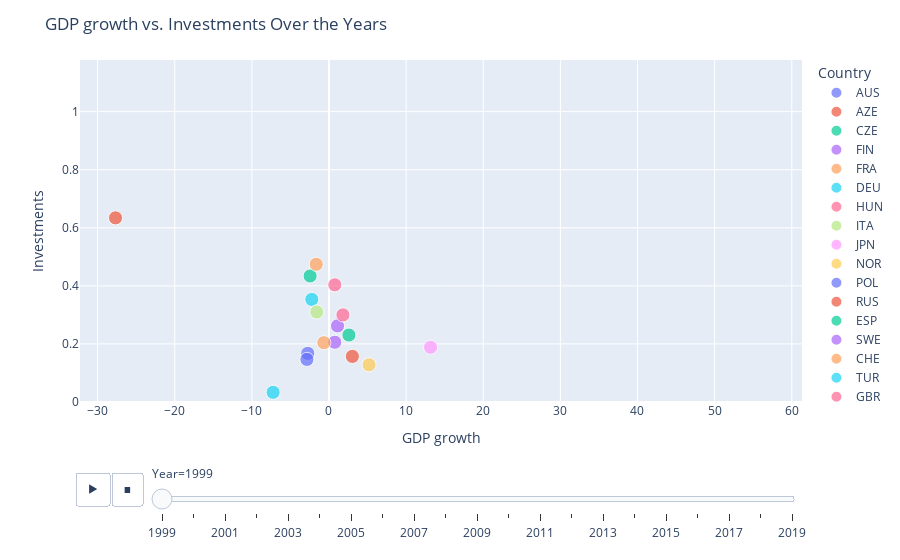

The notebook cell this image was saved under:
### Markdown cell above
### Relative investment in railway infrastructure
The figure below illustrates the relation between the growth in GDP and the proportional investment in railway infrastructure concerning a country's GDP from 1999 to 2019. Notably, these investments typically fall within the range of 0% to 0.6% of the GDP across various countries. It can be observed that there is no clear link between the GDP growth and the investments. Furthermore, the data shows considerable fluctuations over time, suggesting a lack of consistent patterns. There is no clear distinction between nations consistently investing heavily in railway projects and those that do not.

### Code cell
infrastructure_train_data = infrastructure_train_data.astype(float)
gdp_data = gdp_data.astype(float)

# Determine percentage of GDP that is invested in railway infrastructure
infrastructure_gdp = infrastructure_train_data / gdp_data * 100
#infrastructure_train_to_total = infrastructure_train_data / (infrastructure_train_data + infrastructure_road_data) * 100

years = infrastructure_gdp.columns[:]

data = []
for year in years:
    for country in infrastructure_gdp.index:
        data.append({
            'Year': year,
            'Country': country,
            'GDP growth': gdp_growth_data.loc[country, year],
            'Investments': infrastructure_gdp.loc[country, year]
        })

marker_size = 20

# Create an animated scatter plot using Plotly Express
fig = px.scatter(data_frame=data, x='GDP growth', y='Investments', animation_frame='Year', size=[marker_size]*len(data), size_max=10,
                 color='Country', hover_name='Country', range_x=[0.95 * gdp_growth_data.values.min(), 1.05 * gdp_growth_data.values.max()],
                 range_y=[0, 1.05 * infrastructure_gdp.values.max()], labels={'GDP growth': 'GDP growth', 'Investments': 'Investments'})

# Customize the layout
fig.update_layout(title='GDP growth vs. Investments Over the Years',
                  xaxis_title='GDP growth', yaxis_title='Investments')

# Show the plot
fig.show()

### Figure 1 — Plotly figure (JSON) as saved in the notebook; plotly's stock layout.template omitted (floating-point values rounded to 4 significant figures)
{"data": [{"hovertemplate": "<b>%{hovertext}</b><br><br>Country=AUS<br>Year=1999<br>GDP growth=%{x}<br>Investments=%{y}<br>size=%{marker.size}<extra></extra>", "hovertext": ["AUS"], "legendgroup": "AUS", "marker": {"color": "#636efa", "size": [20], "sizemode": "area", "sizeref": 0.2, "symbol": "circle"}, "mode": "markers", "name": "AUS", "orientation": "v", "showlegend": true, "type": "scatter", "x": [-2.75], "xaxis": "x", "y": [0.1675], "yaxis": "y"}, {"hovertemplate": "<b>%{hovertext}</b><br><br>Country=AZE<br>Year=1999<br>GDP growth=%{x}<br>Investments=%{y}<br>size=%{marker.size}<extra></extra>", "hovertext": ["AZE"], "legendgroup": "AZE", "marker": {"color": "#EF553B", "size": [20], "sizemode": "area", "sizeref": 0.2, "symbol": "circle"}, "mode": "markers", "name": "AZE", "orientation": "v", "showlegend": true, "type": "scatter", "x": [3.033], "xaxis": "x", "y": [0.157], "yaxis": "y"}, {"hovertemplate": "<b>%{hovertext}</b><br><br>Country=CZE<br>Year=1999<br>GDP growth=%{x}<br>Investments=%{y}<br>size=%{marker.size}<extra></extra>", "hovertext": ["CZE"], "legendgroup": "CZE", "marker": {"color": "#00cc96", "size": [20], "sizemode": "area", "sizeref": 0.2, "symbol": "circle"}, "mode": "markers", "name": "CZE", "orientation": "v", "showlegend": true, "type": "scatter", "x": [-2.447], "xaxis": "x", "y": [0.434], "yaxis": "y"}, {"hovertemplate": "<b>%{hovertext}</b><br><br>Country=FIN<br>Year=1999<br>GDP growth=%{x}<br>Investments=%{y}<br>size=%{marker.size}<extra></extra>", "hovertext": ["FIN"], "legendgroup": "FIN", "marker": {"color": "#ab63fa", "size": [20], "sizemode": "area", "sizeref": 0.2, "symbol": "circle"}, "mode": "markers", "name": "FIN", "orientation": "v", "showlegend": true, "type": "scatter", "x": [0.7463], "xaxis": "x", "y": [0.2058], "yaxis": "y"}, {"hovertemplate": "<b>%{hovertext}</b><br><br>Country=FRA<br>Year=1999<br>GDP growth=%{x}<br>Investments=%{y}<br>size=%{marker.size}<extra></extra>", "hovertext": ["FRA"], "legendgroup": "FRA", "marker": {"color": "#FFA15A", "size": [20], "sizemode": "area", "sizeref": 0.2, "symbol": "circle"}, "mode": "markers", "name": "FRA", "orientation": "v", "showlegend": true, "type": "scatter", "x": [-0.6667], "xaxis": "x", "y": [0.2042], "yaxis": "y"}, {"hovertemplate": "<b>%{hovertext}</b><br><br>Country=DEU<br>Year=1999<br>GDP growth=%{x}<br>Investments=%{y}<br>size=%{marker.size}<extra></extra>", "hovertext": ["DEU"], "legendgroup": "DEU", "marker": {"color": "#19d3f3", "size": [20], "sizemode": "area", "sizeref": 0.2, "symbol": "circle"}, "mode": "markers", "name": "DEU", "orientation": "v", "showlegend": true, "type": "scatter", "x": [-2.232], "xaxis": "x", "y": [0.3533], "yaxis": "y"}, {"hovertemplate": "<b>%{hovertext}</b><br><br>Country=HUN<br>Year=1999<br>GDP growth=%{x}<br>Investments=%{y}<br>size=%{marker.size}<extra></extra>", "hovertext": ["HUN"], "legendgroup": "HUN", "marker": {"color": "#FF6692", "size": [20], "sizemode": "area", "sizeref": 0.2, "symbol": "circle"}, "mode": "markers", "name": "HUN", "orientation": "v", "showlegend": true, "type": "scatter", "x": [0.7526], "xaxis": "x", "y": [0.4035], "yaxis": "y"}, {"hovertemplate": "<b>%{hovertext}</b><br><br>Country=ITA<br>Year=1999<br>GDP growth=%{x}<br>Investments=%{y}<br>size=%{marker.size}<extra></extra>", "hovertext": ["ITA"], "legendgroup": "ITA", "marker": {"color": "#B6E880", "size": [20], "sizemode": "area", "sizeref": 0.2, "symbol": "circle"}, "mode": "markers", "name": "ITA", "orientation": "v", "showlegend": true, "type": "scatter", "x": [-1.575], "xaxis": "x", "y": [0.31], "yaxis": "y"}, {"hovertemplate": "<b>%{hovertext}</b><br><br>Country=JPN<br>Year=1999<br>GDP growth=%{x}<br>Investments=%{y}<br>size=%{marker.size}<extra></extra>", "hovertext": ["JPN"], "legendgroup": "JPN", "marker": {"color": "#FF97FF", "size": [20], "sizemode": "area", "sizeref": 0.2, "symbol": "circle"}, "mode": "markers", "name": "JPN", "orientation": "v", "showlegend": true, "type": "scatter", "x": [13.17], "xaxis": "x", "y": [0.1885], "yaxis": "y"}, {"hovertemplate": "<b>%{hovertext}</b><br><br>Country=NOR<br>Year=1999<br>GDP growth=%{x}<br>Investments=%{y}<br>size=%{marker.size}<extra></extra>", "hovertext": ["NOR"], "legendgroup": "NOR", "marker": {"color": "#FECB52", "size": [20], "sizemode": "area", "sizeref": 0.2, "symbol": "circle"}, "mode": "markers", "name": "NOR", "orientation": "v", "showlegend": true, "type": "scatter", "x": [5.195], "xaxis": "x", "y": [0.1281], "yaxis": "y"}, {"hovertemplate": "<b>%{hovertext}</b><br><br>Country=POL<br>Year=1999<br>GDP growth=%{x}<br>Investments=%{y}<br>size=%{marker.size}<extra></extra>", "hovertext": ["POL"], "legendgroup": "POL", "marker": {"color": "#636efa", "size": [20], "sizemode": "area", "sizeref": 0.2, "symbol": "circle"}, "mode": "markers", "name": "POL", "orientation": "v", "showlegend": true, "type": "scatter", "x": [-2.857], "xaxis": "x", "y": [0.1468], "yaxis": "y"}, {"hovertemplate": "<b>%{hovertext}</b><br><br>Country=RUS<br>Year=1999<br>GDP growth=%{x}<br>Investments=%{y}<br>size=%{marker.size}<extra></extra>", "hovertext": ["RUS"], "legendgroup": "RUS", "marker": {"color": "#EF553B", "size": [20], "sizemode": "area", "sizeref": 0.2, "symbol": "circle"}, "mode": "markers", "name": "RUS", "orientation": "v", "showlegend": true, "type": "scatter", "x": [-27.68], "xaxis": "x", "y": [0.6341], "yaxis": "y"}, {"hovertemplate": "<b>%{hovertext}</b><br><br>Country=ESP<br>Year=1999<br>GDP growth=%{x}<br>Investments=%{y}<br>size=%{marker.size}<extra></extra>", "hovertext": ["ESP"], "legendgroup": "ESP", "marker": {"color": "#00cc96", "size": [20], "sizemode": "area", "sizeref": 0.2, "symbol": "circle"}, "mode": "markers", "name": "ESP", "orientation": "v", "showlegend": true, "type": "scatter", "x": [2.585], "xaxis": "x", "y": [0.2306], "yaxis": "y"}, {"hovertemplate": "<b>%{hovertext}</b><br><br>Country=SWE<br>Year=1999<br>GDP growth=%{x}<br>Investments=%{y}<br>size=%{marker.size}<extra></extra>", "hovertext": ["SWE"], "legendgroup": "SWE", "marker": {"color": "#ab63fa", "size": [20], "sizemode": "area", "sizeref": 0.2, "symbol": "circle"}, "mode": "markers", "name": "SWE", "orientation": "v", "showlegend": true, "type": "scatter", "x": [1.107], "xaxis": "x", "y": [0.2622], "yaxis": "y"}, {"hovertemplate": "<b>%{hovertext}</b><br><br>Country=CHE<br>Year=1999<br>GDP growth=%{x}<br>Investments=%{y}<br>size=%{marker.size}<extra></extra>", "hovertext": ["CHE"], "legendgroup": "CHE", "marker": {"color": "#FFA15A", "size": [20], "sizemode": "area", "sizeref": 0.2, "symbol": "circle"}, "mode": "markers", "name": "CHE", "orientation": "v", "showlegend": true, "type": "scatter", "x": [-1.65], "xaxis": "x", "y": [0.4743], "yaxis": "y"}, {"hovertemplate": "<b>%{hovertext}</b><br><br>Country=TUR<br>Year=1999<br>GDP growth=%{x}<br>Investments=%{y}<br>size=%{marker.size}<extra></extra>", "hovertext": ["TUR"], "legendgroup": "TUR", "marker": {"color": "#19d3f3", "size": [20], "sizemode": "area", "sizeref": 0.2, "symbol": "circle"}, "mode": "markers", "name": "TUR", "orientation": "v", "showlegend": true, "type": "scatter", "x": [-7.246], "xaxis": "x", "y": [0.03338], "yaxis": "y"}, {"hovertemplate": "<b>%{hovertext}</b><br><br>Country=GBR<br>Year=1999<br>GDP growth=%{x}<br>Investments=%{y}<br>size=%{marker.size}<extra></extra>", "hovertext": ["GBR"], "legendgroup": "GBR", "marker": {"color": "#FF6692", "size": [20], "sizemode": "area", "sizeref": 0.2, "symbol": "circle"}, "mode": "markers", "name": "GBR", "orientation": "v", "showlegend": true, "type": "scatter", "x": [1.807], "xaxis": "x", "y": [0.3], "yaxis": "y"}], "layout": {"legend": {"itemsizing": "constant", "title": {"text": "Country"}, "tracegroupgap": 0}, "margin": {"t": 60}, "sliders": [{"active": 0, "currentvalue": {"prefix": "Year="}, "len": 0.9, "pad": {"b": 10, "t": 60}, "steps": [{"args": [["1999"], {"frame": {"duration": 0, "redraw": false}, "fromcurrent": true, "mode": "immediate", "transition": {"duration": 0, "easing": "linear"}}], "label": "1999", "method": "animate"}, {"args": [["2000"], {"frame": {"duration": 0, "redraw": false}, "fromcurrent": true, "mode": "immediate", "transition": {"duration": 0, "easing": "linear"}}], "label": "2000", "method": "animate"}, {"args": [["2001"], {"frame": {"duration": 0, "redraw": false}, "fromcurrent": true, "mode": "immediate", "transition": {"duration": 0, "easing": "linear"}}], "label": "2001", "method": "animate"}, {"args": [["2002"], {"frame": {"duration": 0, "redraw": false}, "fromcurrent": true, "mode": "immediate", "transition": {"duration": 0, "easing": "linear"}}], "label": "2002", "method": "animate"}, {"args": [["2003"], {"frame": {"duration": 0, "redraw": false}, "fromcurrent": true, "mode": "immediate", "transition": {"duration": 0, "easing": "linear"}}], "label": "2003", "method": "animate"}, {"args": [["2004"], {"frame": {"duration": 0, "redraw": false}, "fromcurrent": true, "mode": "immediate", "transition": {"duration": 0, "easing": "linear"}}], "label": "2004", "method": "animate"}, {"args": [["2005"], {"frame": {"duration": 0, "redraw": false}, "fromcurrent": true, "mode": "immediate", "transition": {"duration": 0, "easing": "linear"}}], "label": "2005", "method": "animate"}, {"args": [["2006"], {"frame": {"duration": 0, "redraw": false}, "fromcurrent": true, "mode": "immediate", "transition": {"duration": 0, "easing": "linear"}}], "label": "2006", "method": "animate"}, {"args": [["2007"], {"frame": {"duration": 0, "redraw": false}, "fromcurrent": true, "mode": "immediate", "transition": {"duration": 0, "easing": "linear"}}], "label": "2007", "method": "animate"}, {"args": [["2008"], {"frame": {"duration": 0, "redraw": false}, "fromcurrent": true, "mode": "immediate", "transition": {"duration": 0, "easing": "linear"}}], "label": "2008", "method": "animate"}, {"args": [["2009"], {"frame": {"duration": 0, "redraw": false}, "fromcurrent": true, "mode": "immediate", "transition": {"duration": 0, "easing": "linear"}}], "label": "2009", "method": "animate"}, {"args": [["2010"], {"frame": {"duration": 0, "redraw": false}, "fromcurrent": true, "mode": "immediate", "transition": {"duration": 0, "easing": "linear"}}], "label": "2010", "method": "animate"}, {"args": [["2011"], {"frame": {"duration": 0, "redraw": false}, "fromcurrent": true, "mode": "immediate", "transition": {"duration": 0, "easing": "linear"}}], "label": "2011", "method": "animate"}, {"args": [["2012"], {"frame": {"duration": 0, "redraw": false}, "fromcurrent": true, "mode": "immediate", "transition": {"duration": 0, "easing": "linear"}}], "label": "2012", "method": "animate"}, {"args": [["2013"], {"frame": {"duration": 0, "redraw": false}, "fromcurrent": true, "mode": "immediate", "transition": {"duration": 0, "easing": "linear"}}], "label": "2013", "method": "animate"}, {"args": [["2014"], {"frame": {"duration": 0, "redraw": false}, "fromcurrent": true, "mode": "immediate", "transition": {"duration": 0, "easing": "linear"}}], "label": "2014", "method": "animate"}, {"args": [["2015"], {"frame": {"duration": 0, "redraw": false}, "fromcurrent": true, "mode": "immediate", "transition": {"duration": 0, "easing": "linear"}}], "label": "2015", "method": "animate"}, {"args": [["2016"], {"frame": {"duration": 0, "redraw": false}, "fromcurrent": true, "mode": "immediate", "transition": {"duration": 0, "easing": "linear"}}], "label": "2016", "method": "animate"}, {"args": [["2017"], {"frame": {"duration": 0, "redraw": false}, "fromcurrent": true, "mode": "immediate", "transition": {"duration": 0, "easing": "linear"}}], "label": "2017", "method": "animate"}, {"args": [["2018"], {"frame": {"duration": 0, "redraw": false}, "fromcurrent": true, "mode": "immediate", "transition": {"duration": 0, "easing": "linear"}}], "label": "2018", "method": "animate"}, {"args": [["2019"], {"frame": {"duration": 0, "redraw": false}, "fromcurrent": true, "mode": "immediate", "transition": {"duration": 0, "easing": "linear"}}], "label": "2019", "method": "animate"}], "x": 0.1, "xanchor": "left", "y": 0, "yanchor": "top"}], "title": {"text": "GDP growth vs. Investments Over the Years"}, "updatemenus": [{"buttons": [{"args": [null, {"frame": {"duration": 500, "redraw": false}, "fromcurrent": true, "mode": "immediate", "transition": {"duration": 500, "easing": "linear"}}], "label": "&#9654;", "method": "animate"}, {"args": [[null], {"frame": {"duration": 0, "redraw": false}, "fromcurrent": true, "mode": "immediate", "transition": {"duration": 0, "easing": "linear"}}], "label": "&#9724;", "method": "animate"}], "direction": "left", "pad": {"r": 10, "t": 70}, "showactive": false, "type": "buttons", "x": 0.1, "xanchor": "right", "y": 0, "yanchor": "top"}], "xaxis": {"anchor": "y", "domain": [0, 1], "range": [-32.28, 61.33], "title": {"text": "GDP growth"}}, "yaxis": {"anchor": "x", "domain": [0, 1], "range": [0, 1.178], "title": {"text": "Investments"}}}}
